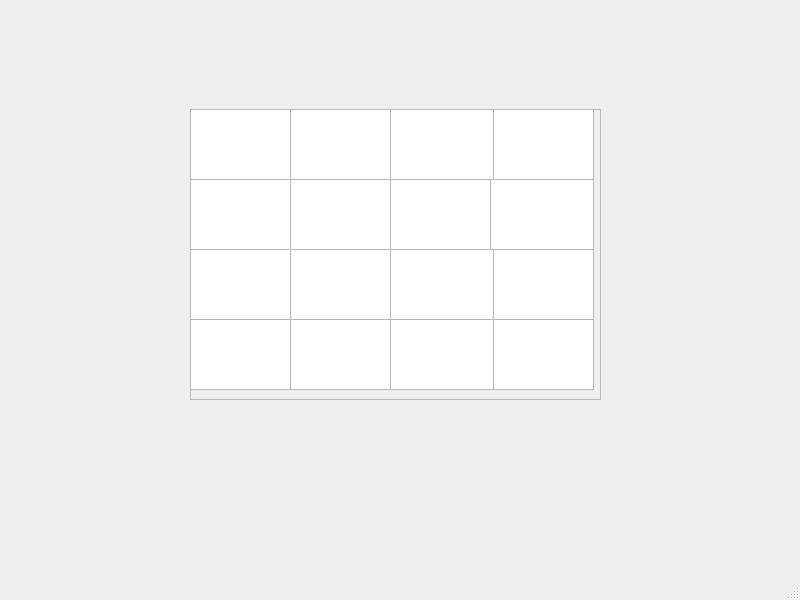
<?xml version="1.0" encoding="UTF-8"?>
<ui version="4.0">
 <class>MainWindow</class>
 <widget class="QMainWindow" name="MainWindow">
  <property name="geometry">
   <rect>
    <x>0</x>
    <y>0</y>
    <width>800</width>
    <height>600</height>
   </rect>
  </property>
  <property name="windowTitle">
   <string>MainWindow</string>
  </property>
  <widget class="QWidget" name="centralwidget">
   <widget class="QFrame" name="frame">
    <property name="geometry">
     <rect>
      <x>190</x>
      <y>109</y>
      <width>411</width>
      <height>291</height>
     </rect>
    </property>
    <property name="frameShape">
     <enum>QFrame::Shape::StyledPanel</enum>
    </property>
    <property name="frameShadow">
     <enum>QFrame::Shadow::Raised</enum>
    </property>
    <widget class="QTextEdit" name="textEdit">
     <property name="geometry">
      <rect>
       <x>0</x>
       <y>0</y>
       <width>104</width>
       <height>71</height>
      </rect>
     </property>
    </widget>
    <widget class="QTextEdit" name="textEdit_2">
     <property name="geometry">
      <rect>
       <x>0</x>
       <y>70</y>
       <width>104</width>
       <height>71</height>
      </rect>
     </property>
    </widget>
    <widget class="QTextEdit" name="textEdit_3">
     <property name="geometry">
      <rect>
       <x>0</x>
       <y>140</y>
       <width>104</width>
       <height>71</height>
      </rect>
     </property>
    </widget>
    <widget class="QTextEdit" name="textEdit_4">
     <property name="geometry">
      <rect>
       <x>0</x>
       <y>210</y>
       <width>104</width>
       <height>71</height>
      </rect>
     </property>
    </widget>
    <widget class="QTextEdit" name="textEdit_5">
     <property name="geometry">
      <rect>
       <x>100</x>
       <y>210</y>
       <width>104</width>
       <height>71</height>
      </rect>
     </property>
    </widget>
    <widget class="QTextEdit" name="textEdit_6">
     <property name="geometry">
      <rect>
       <x>100</x>
       <y>70</y>
       <width>104</width>
       <height>71</height>
      </rect>
     </property>
    </widget>
    <widget class="QTextEdit" name="textEdit_7">
     <property name="geometry">
      <rect>
       <x>100</x>
       <y>0</y>
       <width>104</width>
       <height>71</height>
      </rect>
     </property>
    </widget>
    <widget class="QTextEdit" name="textEdit_8">
     <property name="geometry">
      <rect>
       <x>100</x>
       <y>140</y>
       <width>104</width>
       <height>71</height>
      </rect>
     </property>
    </widget>
    <widget class="QTextEdit" name="textEdit_9">
     <property name="geometry">
      <rect>
       <x>300</x>
       <y>210</y>
       <width>104</width>
       <height>71</height>
      </rect>
     </property>
    </widget>
    <widget class="QTextEdit" name="textEdit_10">
     <property name="geometry">
      <rect>
       <x>300</x>
       <y>0</y>
       <width>104</width>
       <height>71</height>
      </rect>
     </property>
    </widget>
    <widget class="QTextEdit" name="textEdit_11">
     <property name="geometry">
      <rect>
       <x>200</x>
       <y>70</y>
       <width>104</width>
       <height>71</height>
      </rect>
     </property>
    </widget>
    <widget class="QTextEdit" name="textEdit_12">
     <property name="geometry">
      <rect>
       <x>300</x>
       <y>70</y>
       <width>104</width>
       <height>71</height>
      </rect>
     </property>
    </widget>
    <widget class="QTextEdit" name="textEdit_13">
     <property name="geometry">
      <rect>
       <x>200</x>
       <y>210</y>
       <width>104</width>
       <height>71</height>
      </rect>
     </property>
    </widget>
    <widget class="QTextEdit" name="textEdit_14">
     <property name="geometry">
      <rect>
       <x>300</x>
       <y>140</y>
       <width>104</width>
       <height>71</height>
      </rect>
     </property>
    </widget>
    <widget class="QTextEdit" name="textEdit_15">
     <property name="geometry">
      <rect>
       <x>200</x>
       <y>0</y>
       <width>104</width>
       <height>71</height>
      </rect>
     </property>
    </widget>
    <widget class="QTextEdit" name="textEdit_16">
     <property name="geometry">
      <rect>
       <x>200</x>
       <y>140</y>
       <width>104</width>
       <height>71</height>
      </rect>
     </property>
    </widget>
   </widget>
  </widget>
  <widget class="QMenuBar" name="menubar">
   <property name="geometry">
    <rect>
     <x>0</x>
     <y>0</y>
     <width>800</width>
     <height>22</height>
    </rect>
   </property>
  </widget>
  <widget class="QStatusBar" name="statusbar"/>
 </widget>
 <resources/>
 <connections/>
</ui>
